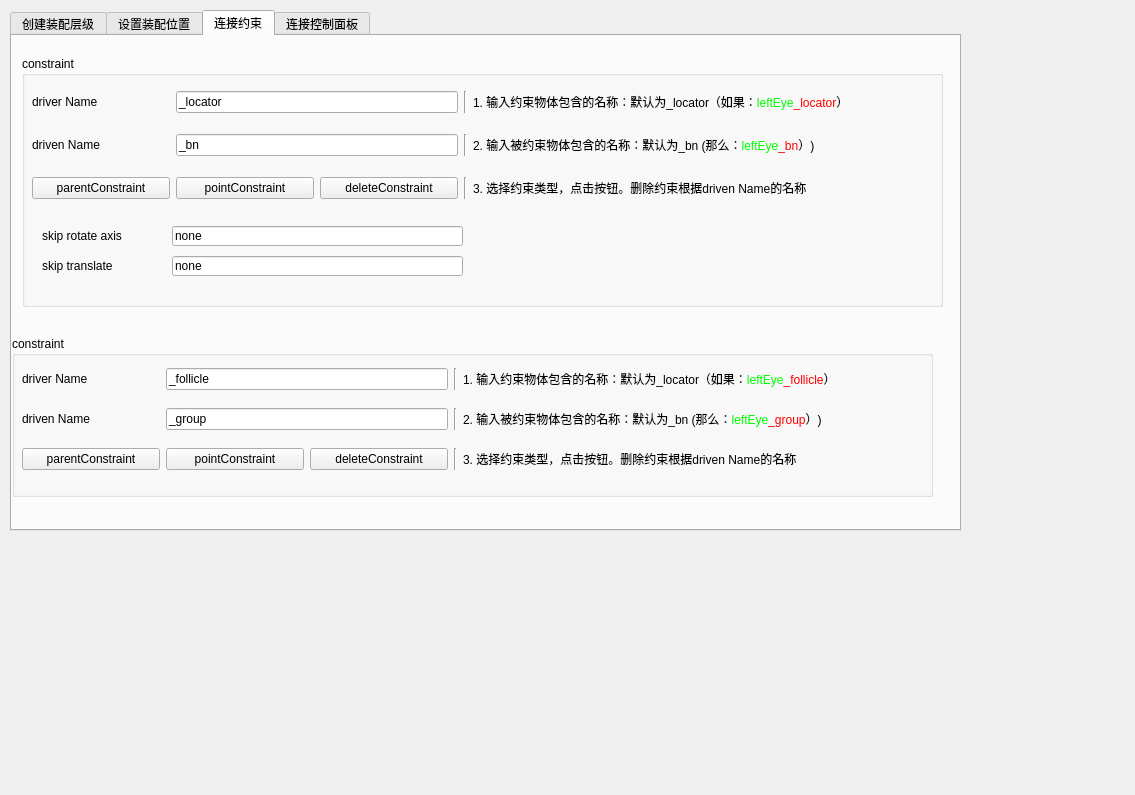
<?xml version="1.0" encoding="UTF-8"?>
<ui version="4.0">
 <class>Form</class>
 <widget class="QWidget" name="Form">
  <property name="geometry">
   <rect>
    <x>0</x>
    <y>0</y>
    <width>1135</width>
    <height>795</height>
   </rect>
  </property>
  <property name="windowTitle">
   <string>Form</string>
  </property>
  <widget class="QTabWidget" name="tabWidget">
   <property name="geometry">
    <rect>
     <x>10</x>
     <y>10</y>
     <width>951</width>
     <height>521</height>
    </rect>
   </property>
   <property name="sizePolicy">
    <sizepolicy hsizetype="Fixed" vsizetype="Fixed">
     <horstretch>0</horstretch>
     <verstretch>0</verstretch>
    </sizepolicy>
   </property>
   <property name="baseSize">
    <size>
     <width>950</width>
     <height>530</height>
    </size>
   </property>
   <property name="currentIndex">
    <number>2</number>
   </property>
   <widget class="QWidget" name="tab_2">
    <attribute name="title">
     <string>创建装配层级</string>
    </attribute>
    <widget class="QPushButton" name="createControllerBtn">
     <property name="geometry">
      <rect>
       <x>10</x>
       <y>40</y>
       <width>251</width>
       <height>23</height>
      </rect>
     </property>
     <property name="text">
      <string>CreateController</string>
     </property>
    </widget>
   </widget>
   <widget class="QWidget" name="tab">
    <attribute name="title">
     <string>设置装配位置</string>
    </attribute>
    <widget class="QPushButton" name="fitPositionBtn">
     <property name="geometry">
      <rect>
       <x>10</x>
       <y>40</y>
       <width>251</width>
       <height>21</height>
      </rect>
     </property>
     <property name="text">
      <string>FitPosition</string>
     </property>
    </widget>
   </widget>
   <widget class="QWidget" name="constraintConnection">
    <attribute name="title">
     <string>连接约束</string>
    </attribute>
    <widget class="QGroupBox" name="constraintGroup">
     <property name="geometry">
      <rect>
       <x>10</x>
       <y>20</y>
       <width>921</width>
       <height>251</height>
      </rect>
     </property>
     <property name="sizePolicy">
      <sizepolicy hsizetype="Fixed" vsizetype="Fixed">
       <horstretch>0</horstretch>
       <verstretch>0</verstretch>
      </sizepolicy>
     </property>
     <property name="minimumSize">
      <size>
       <width>460</width>
       <height>0</height>
      </size>
     </property>
     <property name="title">
      <string>constraint</string>
     </property>
     <widget class="QWidget" name="layoutWidget">
      <property name="geometry">
       <rect>
        <x>10</x>
        <y>20</y>
        <width>901</width>
        <height>141</height>
       </rect>
      </property>
      <layout class="QGridLayout" name="gridLayout_3">
       <item row="1" column="0">
        <widget class="QLabel" name="label_2">
         <property name="text">
          <string>driven Name</string>
         </property>
        </widget>
       </item>
       <item row="2" column="2">
        <widget class="QPushButton" name="deleteConstraintBtn">
         <property name="text">
          <string>deleteConstraint</string>
         </property>
        </widget>
       </item>
       <item row="0" column="0">
        <widget class="QLabel" name="label">
         <property name="text">
          <string>driver Name</string>
         </property>
        </widget>
       </item>
       <item row="2" column="4">
        <widget class="QLabel" name="label_22">
         <property name="minimumSize">
          <size>
           <width>460</width>
           <height>0</height>
          </size>
         </property>
         <property name="text">
          <string>3. 选择约束类型，点击按钮。删除约束根据driven Name的名称</string>
         </property>
         <property name="alignment">
          <set>Qt::AlignLeading|Qt::AlignLeft|Qt::AlignVCenter</set>
         </property>
        </widget>
       </item>
       <item row="0" column="4">
        <widget class="QLabel" name="label_24">
         <property name="minimumSize">
          <size>
           <width>460</width>
           <height>0</height>
          </size>
         </property>
         <property name="text">
          <string>1. 输入约束物体包含的名称：默认为_locator（如果：&lt;span style=&quot;color:#00ff00;&quot;&gt;leftEye&lt;/span&gt;&lt;span style=&quot; color:#ff0000;&quot;&gt;_locator&lt;/span&gt;）</string>
         </property>
         <property name="alignment">
          <set>Qt::AlignLeading|Qt::AlignLeft|Qt::AlignVCenter</set>
         </property>
        </widget>
       </item>
       <item row="2" column="3">
        <widget class="Line" name="line_4">
         <property name="orientation">
          <enum>Qt::Vertical</enum>
         </property>
        </widget>
       </item>
       <item row="2" column="0">
        <widget class="QPushButton" name="parentConstraintBtn">
         <property name="sizePolicy">
          <sizepolicy hsizetype="Preferred" vsizetype="Fixed">
           <horstretch>0</horstretch>
           <verstretch>0</verstretch>
          </sizepolicy>
         </property>
         <property name="text">
          <string>parentConstraint</string>
         </property>
         <property name="default">
          <bool>false</bool>
         </property>
        </widget>
       </item>
       <item row="0" column="1" colspan="2">
        <widget class="QLineEdit" name="driverNameLine">
         <property name="text">
          <string>_locator</string>
         </property>
        </widget>
       </item>
       <item row="1" column="4">
        <widget class="QLabel" name="label_23">
         <property name="minimumSize">
          <size>
           <width>460</width>
           <height>0</height>
          </size>
         </property>
         <property name="text">
          <string>2. 输入被约束物体包含的名称：默认为_bn    (那么：&lt;span style=&quot;color:#00ff00;&quot;&gt;leftEye&lt;/span&gt;&lt;span style=&quot; color:#ff0000;&quot;&gt;_bn&lt;/span&gt;）)</string>
         </property>
         <property name="alignment">
          <set>Qt::AlignLeading|Qt::AlignLeft|Qt::AlignVCenter</set>
         </property>
        </widget>
       </item>
       <item row="0" column="3">
        <widget class="Line" name="line_12">
         <property name="orientation">
          <enum>Qt::Vertical</enum>
         </property>
        </widget>
       </item>
       <item row="2" column="1">
        <widget class="QPushButton" name="pointConstraintBtn">
         <property name="text">
          <string>pointConstraint</string>
         </property>
        </widget>
       </item>
       <item row="1" column="3">
        <widget class="Line" name="line_11">
         <property name="orientation">
          <enum>Qt::Vertical</enum>
         </property>
        </widget>
       </item>
       <item row="1" column="1" colspan="2">
        <widget class="QLineEdit" name="drivenNameLine">
         <property name="text">
          <string>_bn</string>
         </property>
        </widget>
       </item>
      </layout>
     </widget>
     <widget class="QLabel" name="label_30">
      <property name="geometry">
       <rect>
        <x>20</x>
        <y>170</y>
        <width>104</width>
        <height>20</height>
       </rect>
      </property>
      <property name="text">
       <string>skip rotate axis</string>
      </property>
     </widget>
     <widget class="QLineEdit" name="skipRotateAxis">
      <property name="geometry">
       <rect>
        <x>150</x>
        <y>170</y>
        <width>291</width>
        <height>20</height>
       </rect>
      </property>
      <property name="text">
       <string>none</string>
      </property>
     </widget>
     <widget class="QLineEdit" name="skipTransAxis">
      <property name="geometry">
       <rect>
        <x>150</x>
        <y>200</y>
        <width>291</width>
        <height>20</height>
       </rect>
      </property>
      <property name="text">
       <string>none</string>
      </property>
     </widget>
     <widget class="QLabel" name="label_31">
      <property name="geometry">
       <rect>
        <x>20</x>
        <y>200</y>
        <width>104</width>
        <height>20</height>
       </rect>
      </property>
      <property name="text">
       <string>skip translate</string>
      </property>
     </widget>
    </widget>
    <widget class="QGroupBox" name="constraintGroup_2">
     <property name="geometry">
      <rect>
       <x>0</x>
       <y>300</y>
       <width>921</width>
       <height>161</height>
      </rect>
     </property>
     <property name="sizePolicy">
      <sizepolicy hsizetype="Fixed" vsizetype="Fixed">
       <horstretch>0</horstretch>
       <verstretch>0</verstretch>
      </sizepolicy>
     </property>
     <property name="minimumSize">
      <size>
       <width>460</width>
       <height>0</height>
      </size>
     </property>
     <property name="title">
      <string>constraint</string>
     </property>
     <widget class="QWidget" name="layoutWidget_3">
      <property name="geometry">
       <rect>
        <x>10</x>
        <y>20</y>
        <width>901</width>
        <height>128</height>
       </rect>
      </property>
      <layout class="QGridLayout" name="gridLayout_4">
       <item row="0" column="4">
        <widget class="QLabel" name="label_26">
         <property name="minimumSize">
          <size>
           <width>460</width>
           <height>0</height>
          </size>
         </property>
         <property name="text">
          <string>1. 输入约束物体包含的名称：默认为_locator（如果：&lt;span style=&quot;color:#00ff00;&quot;&gt;leftEye&lt;/span&gt;&lt;span style=&quot; color:#ff0000;&quot;&gt;_follicle&lt;/span&gt;）</string>
         </property>
         <property name="alignment">
          <set>Qt::AlignLeading|Qt::AlignLeft|Qt::AlignVCenter</set>
         </property>
        </widget>
       </item>
       <item row="0" column="1" colspan="2">
        <widget class="QLineEdit" name="driverNameLineSecond">
         <property name="text">
          <string>_follicle</string>
         </property>
        </widget>
       </item>
       <item row="2" column="2">
        <widget class="QPushButton" name="deleteConstraintBtn_2">
         <property name="text">
          <string>deleteConstraint</string>
         </property>
        </widget>
       </item>
       <item row="1" column="0">
        <widget class="QLabel" name="label_11">
         <property name="text">
          <string>driven Name</string>
         </property>
        </widget>
       </item>
       <item row="2" column="0">
        <widget class="QPushButton" name="parentConstraintBtn_2">
         <property name="sizePolicy">
          <sizepolicy hsizetype="Preferred" vsizetype="Fixed">
           <horstretch>0</horstretch>
           <verstretch>0</verstretch>
          </sizepolicy>
         </property>
         <property name="text">
          <string>parentConstraint</string>
         </property>
         <property name="default">
          <bool>false</bool>
         </property>
        </widget>
       </item>
       <item row="2" column="1">
        <widget class="QPushButton" name="pointConstraintBtn_2">
         <property name="text">
          <string>pointConstraint</string>
         </property>
        </widget>
       </item>
       <item row="0" column="0">
        <widget class="QLabel" name="label_27">
         <property name="text">
          <string>driver Name</string>
         </property>
        </widget>
       </item>
       <item row="1" column="1" colspan="2">
        <widget class="QLineEdit" name="drivenNameLineSecond">
         <property name="text">
          <string>_group</string>
         </property>
        </widget>
       </item>
       <item row="2" column="4">
        <widget class="QLabel" name="label_28">
         <property name="minimumSize">
          <size>
           <width>460</width>
           <height>0</height>
          </size>
         </property>
         <property name="text">
          <string>3. 选择约束类型，点击按钮。删除约束根据driven Name的名称</string>
         </property>
         <property name="alignment">
          <set>Qt::AlignLeading|Qt::AlignLeft|Qt::AlignVCenter</set>
         </property>
        </widget>
       </item>
       <item row="2" column="3">
        <widget class="Line" name="line_14">
         <property name="orientation">
          <enum>Qt::Vertical</enum>
         </property>
        </widget>
       </item>
       <item row="1" column="3">
        <widget class="Line" name="line_15">
         <property name="orientation">
          <enum>Qt::Vertical</enum>
         </property>
        </widget>
       </item>
       <item row="0" column="3">
        <widget class="Line" name="line_16">
         <property name="orientation">
          <enum>Qt::Vertical</enum>
         </property>
        </widget>
       </item>
       <item row="1" column="4">
        <widget class="QLabel" name="label_29">
         <property name="minimumSize">
          <size>
           <width>460</width>
           <height>0</height>
          </size>
         </property>
         <property name="text">
          <string>2. 输入被约束物体包含的名称：默认为_bn    (那么：&lt;span style=&quot;color:#00ff00;&quot;&gt;leftEye&lt;/span&gt;&lt;span style=&quot; color:#ff0000;&quot;&gt;_group&lt;/span&gt;）)</string>
         </property>
         <property name="alignment">
          <set>Qt::AlignLeading|Qt::AlignLeft|Qt::AlignVCenter</set>
         </property>
        </widget>
       </item>
      </layout>
     </widget>
    </widget>
   </widget>
   <widget class="QWidget" name="controlPannelConnection">
    <attribute name="title">
     <string>连接控制面板</string>
    </attribute>
    <widget class="QGroupBox" name="setDrivenKeyGroup">
     <property name="geometry">
      <rect>
       <x>10</x>
       <y>10</y>
       <width>921</width>
       <height>311</height>
      </rect>
     </property>
     <property name="sizePolicy">
      <sizepolicy hsizetype="Fixed" vsizetype="Fixed">
       <horstretch>0</horstretch>
       <verstretch>0</verstretch>
      </sizepolicy>
     </property>
     <property name="title">
      <string>setDrivenKey </string>
     </property>
     <property name="alignment">
      <set>Qt::AlignLeading|Qt::AlignLeft|Qt::AlignVCenter</set>
     </property>
     <property name="flat">
      <bool>false</bool>
     </property>
     <property name="checkable">
      <bool>false</bool>
     </property>
     <widget class="QWidget" name="layoutWidget_2">
      <property name="geometry">
       <rect>
        <x>10</x>
        <y>30</y>
        <width>901</width>
        <height>271</height>
       </rect>
      </property>
      <layout class="QVBoxLayout" name="verticalLayout_3">
       <item>
        <layout class="QGridLayout" name="gridLayout_2" columnstretch="0,0,0,0,0,0,0">
         <property name="horizontalSpacing">
          <number>6</number>
         </property>
         <property name="verticalSpacing">
          <number>0</number>
         </property>
         <item row="0" column="2" colspan="3">
          <widget class="QLineEdit" name="driverNameLine_2">
           <property name="text">
            <string>_ctrlCV</string>
           </property>
          </widget>
         </item>
         <item row="1" column="2" colspan="3">
          <widget class="QLineEdit" name="drivenNameLine_2">
           <property name="text">
            <string/>
           </property>
          </widget>
         </item>
         <item row="2" column="4">
          <widget class="QLineEdit" name="drivenAttrA">
           <property name="text">
            <string>ry</string>
           </property>
          </widget>
         </item>
         <item row="4" column="4">
          <widget class="QLineEdit" name="drivenAttrB">
           <property name="text">
            <string>rx</string>
           </property>
          </widget>
         </item>
         <item row="4" column="2">
          <widget class="QLineEdit" name="driverAttrB">
           <property name="enabled">
            <bool>false</bool>
           </property>
           <property name="text">
            <string>.ty</string>
           </property>
          </widget>
         </item>
         <item row="2" column="2">
          <widget class="QLineEdit" name="driverAttrA">
           <property name="enabled">
            <bool>false</bool>
           </property>
           <property name="text">
            <string>.tx</string>
           </property>
           <property name="echoMode">
            <enum>QLineEdit::Normal</enum>
           </property>
          </widget>
         </item>
         <item row="1" column="0">
          <widget class="QLabel" name="label_7">
           <property name="minimumSize">
            <size>
             <width>120</width>
             <height>0</height>
            </size>
           </property>
           <property name="text">
            <string>driven Name</string>
           </property>
           <property name="alignment">
            <set>Qt::AlignCenter</set>
           </property>
          </widget>
         </item>
         <item row="4" column="0">
          <widget class="QLabel" name="label_13">
           <property name="minimumSize">
            <size>
             <width>120</width>
             <height>0</height>
            </size>
           </property>
           <property name="text">
            <string>driver Attr B</string>
           </property>
           <property name="alignment">
            <set>Qt::AlignCenter</set>
           </property>
          </widget>
         </item>
         <item row="0" column="0">
          <widget class="QLabel" name="label_6">
           <property name="minimumSize">
            <size>
             <width>120</width>
             <height>0</height>
            </size>
           </property>
           <property name="text">
            <string>driver Name</string>
           </property>
           <property name="alignment">
            <set>Qt::AlignCenter</set>
           </property>
          </widget>
         </item>
         <item row="2" column="0">
          <widget class="QLabel" name="label_12">
           <property name="minimumSize">
            <size>
             <width>120</width>
             <height>0</height>
            </size>
           </property>
           <property name="text">
            <string>driver Attr A</string>
           </property>
           <property name="alignment">
            <set>Qt::AlignCenter</set>
           </property>
          </widget>
         </item>
         <item row="2" column="3">
          <widget class="QLabel" name="label_14">
           <property name="minimumSize">
            <size>
             <width>120</width>
             <height>0</height>
            </size>
           </property>
           <property name="text">
            <string>==&gt;driven Attr A</string>
           </property>
           <property name="alignment">
            <set>Qt::AlignCenter</set>
           </property>
          </widget>
         </item>
         <item row="4" column="3">
          <widget class="QLabel" name="label_15">
           <property name="minimumSize">
            <size>
             <width>120</width>
             <height>0</height>
            </size>
           </property>
           <property name="text">
            <string>==&gt;driven Attr B</string>
           </property>
           <property name="alignment">
            <set>Qt::AlignCenter</set>
           </property>
          </widget>
         </item>
         <item row="4" column="6">
          <widget class="QLabel" name="label_21">
           <property name="minimumSize">
            <size>
             <width>460</width>
             <height>0</height>
            </size>
           </property>
           <property name="text">
            <string>4. 设置被驱动物体的属性B，默认为rx</string>
           </property>
           <property name="alignment">
            <set>Qt::AlignLeading|Qt::AlignLeft|Qt::AlignVCenter</set>
           </property>
          </widget>
         </item>
         <item row="0" column="6">
          <widget class="QLabel" name="label_18">
           <property name="minimumSize">
            <size>
             <width>460</width>
             <height>0</height>
            </size>
           </property>
           <property name="text">
            <string>1. 输入驱动物体包含的字符串：默认为_ctrlCV。（如果：&lt;span style=&quot;color:#00ff00;&quot;&gt;leftEye&lt;/span&gt;&lt;span style=&quot; color:#ff0000;&quot;&gt;_ctrlCV&lt;/span&gt;））</string>
           </property>
           <property name="alignment">
            <set>Qt::AlignLeading|Qt::AlignLeft|Qt::AlignVCenter</set>
           </property>
          </widget>
         </item>
         <item row="2" column="6">
          <widget class="QLabel" name="label_16">
           <property name="minimumSize">
            <size>
             <width>460</width>
             <height>0</height>
            </size>
           </property>
           <property name="text">
            <string>3. 设置被驱动物体的属性A，默认为ry</string>
           </property>
           <property name="alignment">
            <set>Qt::AlignLeading|Qt::AlignLeft|Qt::AlignVCenter</set>
           </property>
          </widget>
         </item>
         <item row="1" column="6">
          <widget class="QLabel" name="label_17">
           <property name="minimumSize">
            <size>
             <width>460</width>
             <height>0</height>
            </size>
           </property>
           <property name="text">
            <string>2. 输入被驱动物体包含的字符串：默认为空。    (那么：&lt;span style=&quot;color:#00ff00;&quot;&gt;leftEye&lt;/span&gt;&lt;span style=&quot; color:#ff0000;&quot;&gt;&lt;/span&gt;））</string>
           </property>
           <property name="alignment">
            <set>Qt::AlignLeading|Qt::AlignLeft|Qt::AlignVCenter</set>
           </property>
          </widget>
         </item>
         <item row="2" column="5">
          <widget class="Line" name="line_5">
           <property name="orientation">
            <enum>Qt::Vertical</enum>
           </property>
          </widget>
         </item>
         <item row="0" column="5">
          <widget class="Line" name="line_8">
           <property name="orientation">
            <enum>Qt::Vertical</enum>
           </property>
          </widget>
         </item>
         <item row="1" column="5">
          <widget class="Line" name="line_9">
           <property name="orientation">
            <enum>Qt::Vertical</enum>
           </property>
          </widget>
         </item>
         <item row="4" column="5">
          <widget class="Line" name="line_10">
           <property name="orientation">
            <enum>Qt::Vertical</enum>
           </property>
          </widget>
         </item>
        </layout>
       </item>
       <item>
        <widget class="Line" name="line_2">
         <property name="orientation">
          <enum>Qt::Horizontal</enum>
         </property>
        </widget>
       </item>
       <item>
        <widget class="Line" name="line">
         <property name="orientation">
          <enum>Qt::Horizontal</enum>
         </property>
        </widget>
       </item>
       <item>
        <layout class="QGridLayout" name="gridLayout">
         <item row="0" column="1">
          <widget class="QLabel" name="label_8">
           <property name="text">
            <string/>
           </property>
           <property name="alignment">
            <set>Qt::AlignCenter</set>
           </property>
          </widget>
         </item>
         <item row="0" column="4">
          <widget class="QLabel" name="label_5">
           <property name="sizePolicy">
            <sizepolicy hsizetype="Preferred" vsizetype="Fixed">
             <horstretch>0</horstretch>
             <verstretch>0</verstretch>
            </sizepolicy>
           </property>
           <property name="minimumSize">
            <size>
             <width>0</width>
             <height>20</height>
            </size>
           </property>
           <property name="font">
            <font>
             <pointsize>11</pointsize>
            </font>
           </property>
           <property name="whatsThis">
            <string notr="true"/>
           </property>
           <property name="text">
            <string>max</string>
           </property>
           <property name="alignment">
            <set>Qt::AlignCenter</set>
           </property>
          </widget>
         </item>
         <item row="0" column="3">
          <widget class="QLabel" name="label_4">
           <property name="sizePolicy">
            <sizepolicy hsizetype="Preferred" vsizetype="Fixed">
             <horstretch>0</horstretch>
             <verstretch>0</verstretch>
            </sizepolicy>
           </property>
           <property name="minimumSize">
            <size>
             <width>0</width>
             <height>20</height>
            </size>
           </property>
           <property name="font">
            <font>
             <pointsize>11</pointsize>
            </font>
           </property>
           <property name="text">
            <string>default</string>
           </property>
           <property name="alignment">
            <set>Qt::AlignCenter</set>
           </property>
          </widget>
         </item>
         <item row="2" column="2">
          <widget class="QDoubleSpinBox" name="minSpinBoxX">
           <property name="minimum">
            <double>-360.000000000000000</double>
           </property>
           <property name="maximum">
            <double>360.000000000000000</double>
           </property>
           <property name="singleStep">
            <double>1.000000000000000</double>
           </property>
           <property name="value">
            <double>-10.000000000000000</double>
           </property>
          </widget>
         </item>
         <item row="2" column="4">
          <widget class="QDoubleSpinBox" name="maxSpinBoxX">
           <property name="minimum">
            <double>-360.000000000000000</double>
           </property>
           <property name="maximum">
            <double>360.000000000000000</double>
           </property>
           <property name="value">
            <double>10.000000000000000</double>
           </property>
          </widget>
         </item>
         <item row="4" column="2">
          <widget class="QDoubleSpinBox" name="minSpinBoxY">
           <property name="minimum">
            <double>-360.000000000000000</double>
           </property>
           <property name="maximum">
            <double>360.000000000000000</double>
           </property>
           <property name="singleStep">
            <double>1.000000000000000</double>
           </property>
           <property name="value">
            <double>-10.000000000000000</double>
           </property>
          </widget>
         </item>
         <item row="4" column="3">
          <widget class="QDoubleSpinBox" name="midSpinBoxY">
           <property name="minimum">
            <double>-360.000000000000000</double>
           </property>
           <property name="maximum">
            <double>360.000000000000000</double>
           </property>
           <property name="value">
            <double>0.000000000000000</double>
           </property>
          </widget>
         </item>
         <item row="2" column="1">
          <widget class="QLabel" name="label_10">
           <property name="sizePolicy">
            <sizepolicy hsizetype="Fixed" vsizetype="Preferred">
             <horstretch>0</horstretch>
             <verstretch>0</verstretch>
            </sizepolicy>
           </property>
           <property name="minimumSize">
            <size>
             <width>120</width>
             <height>0</height>
            </size>
           </property>
           <property name="maximumSize">
            <size>
             <width>80</width>
             <height>16777215</height>
            </size>
           </property>
           <property name="baseSize">
            <size>
             <width>80</width>
             <height>0</height>
            </size>
           </property>
           <property name="text">
            <string>==&gt;driven Attr A</string>
           </property>
           <property name="alignment">
            <set>Qt::AlignCenter</set>
           </property>
          </widget>
         </item>
         <item row="0" column="2">
          <widget class="QLabel" name="label_3">
           <property name="sizePolicy">
            <sizepolicy hsizetype="Preferred" vsizetype="Fixed">
             <horstretch>0</horstretch>
             <verstretch>0</verstretch>
            </sizepolicy>
           </property>
           <property name="minimumSize">
            <size>
             <width>0</width>
             <height>20</height>
            </size>
           </property>
           <property name="font">
            <font>
             <pointsize>11</pointsize>
            </font>
           </property>
           <property name="text">
            <string>min</string>
           </property>
           <property name="alignment">
            <set>Qt::AlignCenter</set>
           </property>
          </widget>
         </item>
         <item row="4" column="1">
          <widget class="QLabel" name="label_9">
           <property name="sizePolicy">
            <sizepolicy hsizetype="Fixed" vsizetype="Preferred">
             <horstretch>0</horstretch>
             <verstretch>0</verstretch>
            </sizepolicy>
           </property>
           <property name="minimumSize">
            <size>
             <width>120</width>
             <height>0</height>
            </size>
           </property>
           <property name="baseSize">
            <size>
             <width>80</width>
             <height>0</height>
            </size>
           </property>
           <property name="text">
            <string>==&gt;driven Attr B</string>
           </property>
           <property name="alignment">
            <set>Qt::AlignCenter</set>
           </property>
          </widget>
         </item>
         <item row="2" column="3">
          <widget class="QDoubleSpinBox" name="midSpinBoxX">
           <property name="minimum">
            <double>-360.000000000000000</double>
           </property>
           <property name="maximum">
            <double>360.000000000000000</double>
           </property>
           <property name="value">
            <double>0.000000000000000</double>
           </property>
          </widget>
         </item>
         <item row="4" column="4">
          <widget class="QDoubleSpinBox" name="maxSpinBoxY">
           <property name="minimum">
            <double>-360.000000000000000</double>
           </property>
           <property name="maximum">
            <double>360.000000000000000</double>
           </property>
           <property name="value">
            <double>10.000000000000000</double>
           </property>
          </widget>
         </item>
         <item row="2" column="5">
          <widget class="QCheckBox" name="rotateXenable">
           <property name="enabled">
            <bool>true</bool>
           </property>
           <property name="sizePolicy">
            <sizepolicy hsizetype="Fixed" vsizetype="Fixed">
             <horstretch>0</horstretch>
             <verstretch>0</verstretch>
            </sizepolicy>
           </property>
           <property name="minimumSize">
            <size>
             <width>20</width>
             <height>16</height>
            </size>
           </property>
           <property name="maximumSize">
            <size>
             <width>20</width>
             <height>16</height>
            </size>
           </property>
           <property name="baseSize">
            <size>
             <width>20</width>
             <height>0</height>
            </size>
           </property>
           <property name="text">
            <string/>
           </property>
           <property name="checked">
            <bool>true</bool>
           </property>
           <property name="tristate">
            <bool>false</bool>
           </property>
          </widget>
         </item>
         <item row="4" column="5">
          <widget class="QCheckBox" name="rotateXenable_2">
           <property name="enabled">
            <bool>true</bool>
           </property>
           <property name="sizePolicy">
            <sizepolicy hsizetype="Fixed" vsizetype="Fixed">
             <horstretch>0</horstretch>
             <verstretch>0</verstretch>
            </sizepolicy>
           </property>
           <property name="minimumSize">
            <size>
             <width>20</width>
             <height>16</height>
            </size>
           </property>
           <property name="maximumSize">
            <size>
             <width>20</width>
             <height>16</height>
            </size>
           </property>
           <property name="baseSize">
            <size>
             <width>20</width>
             <height>0</height>
            </size>
           </property>
           <property name="text">
            <string/>
           </property>
           <property name="checked">
            <bool>true</bool>
           </property>
           <property name="tristate">
            <bool>false</bool>
           </property>
          </widget>
         </item>
         <item row="4" column="7">
          <widget class="QLabel" name="label_20">
           <property name="minimumSize">
            <size>
             <width>460</width>
             <height>0</height>
            </size>
           </property>
           <property name="text">
            <string>6. 设置属性A对应的最大值、默认值、最小值</string>
           </property>
           <property name="alignment">
            <set>Qt::AlignLeading|Qt::AlignLeft|Qt::AlignVCenter</set>
           </property>
          </widget>
         </item>
         <item row="2" column="7">
          <widget class="QLabel" name="label_19">
           <property name="minimumSize">
            <size>
             <width>460</width>
             <height>0</height>
            </size>
           </property>
           <property name="text">
            <string>5. 设置属性A对应的最大值、默认值、最小值</string>
           </property>
           <property name="alignment">
            <set>Qt::AlignLeading|Qt::AlignLeft|Qt::AlignVCenter</set>
           </property>
          </widget>
         </item>
         <item row="2" column="6">
          <widget class="Line" name="line_6">
           <property name="orientation">
            <enum>Qt::Vertical</enum>
           </property>
          </widget>
         </item>
         <item row="4" column="6">
          <widget class="Line" name="line_7">
           <property name="orientation">
            <enum>Qt::Vertical</enum>
           </property>
          </widget>
         </item>
         <item row="5" column="1" colspan="4">
          <widget class="QPushButton" name="setDrivenKeyBtn">
           <property name="maximumSize">
            <size>
             <width>400</width>
             <height>25</height>
            </size>
           </property>
           <property name="text">
            <string>setDrivenKey</string>
           </property>
          </widget>
         </item>
         <item row="5" column="7">
          <widget class="QLabel" name="label_25">
           <property name="minimumSize">
            <size>
             <width>460</width>
             <height>0</height>
            </size>
           </property>
           <property name="text">
            <string>7. 点击按钮，设置驱动关键帧</string>
           </property>
           <property name="alignment">
            <set>Qt::AlignLeading|Qt::AlignLeft|Qt::AlignVCenter</set>
           </property>
          </widget>
         </item>
         <item row="5" column="6">
          <widget class="Line" name="line_13">
           <property name="orientation">
            <enum>Qt::Vertical</enum>
           </property>
          </widget>
         </item>
        </layout>
       </item>
      </layout>
     </widget>
    </widget>
   </widget>
  </widget>
 </widget>
 <resources/>
 <connections/>
</ui>
